Frame 1 (no input): blank canvas, image omitted
Frame 60 (no input): blank canvas, image omitted
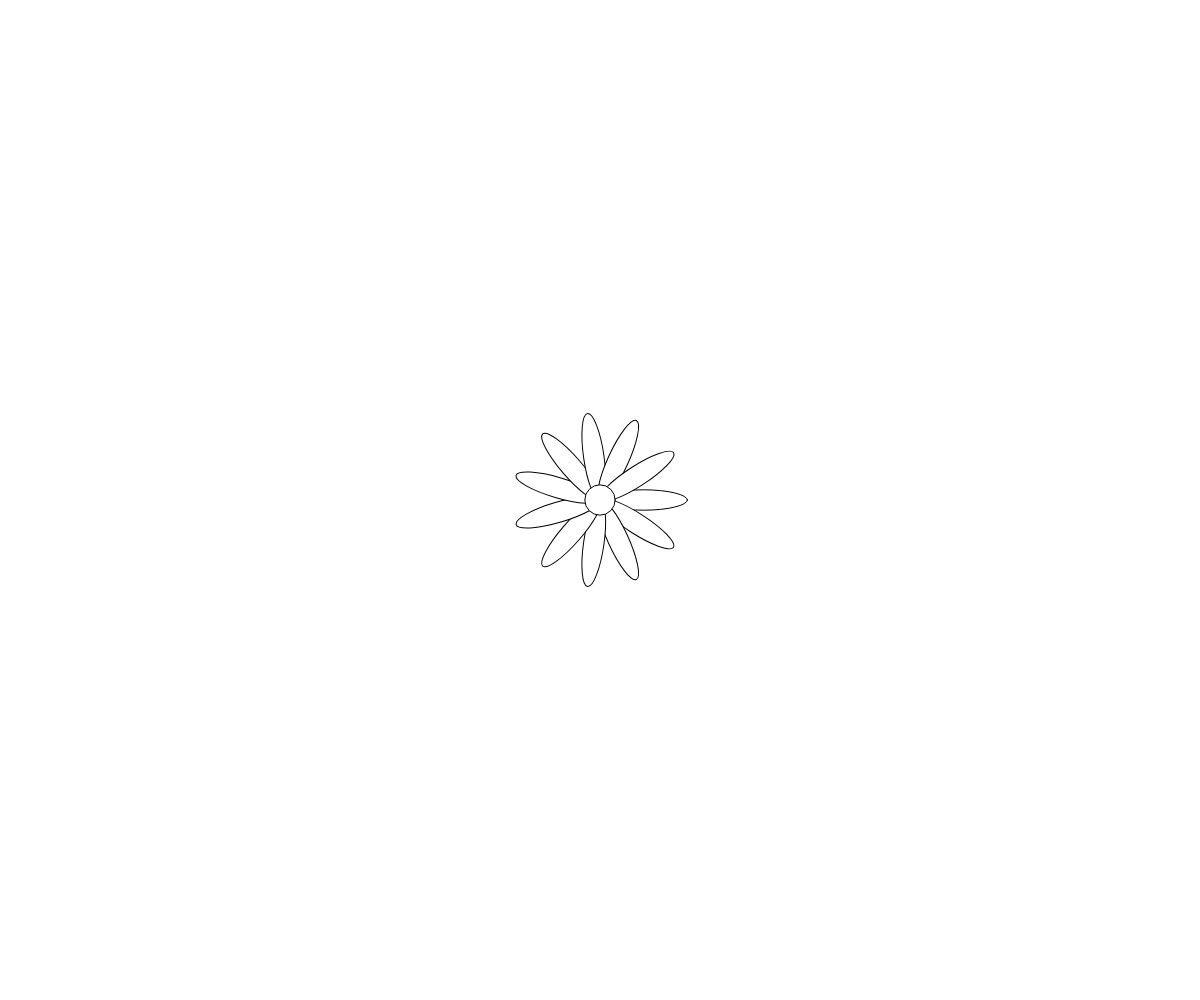
Frame 120 (the mouse pressed at the canvas centre since frame 60)

The p5.js sketch whose frames 1 and 60 were blank and that drew this single picture after the mouse press (run headless with seeded random() and noise() and a simulated clock; from frame 60 on, the mouse is pressed at the canvas centre):

// p5.js sketch
// ── sketch.js


class Flower{

  constructor(){
   this.xLoc = mouseX;
   this.yLoc = mouseY;
   this.numPetals = floor(random(3,15));
   this.centerDiameter = random(20,70);
   this.pL = random(50,100);
   this.pW = random(10,40);
  }

  drawFlower(){
  push()
  translate(this.xLoc,this.yLoc)

  for(let i = 0; i< this.numPetals; i++){
    ellipse(this.pL/2,0,this.pL,this.pW)
    rotate(360/this.numPetals)
  }
  ellipse(0,0, this.centerDiameter);
  pop()
  }
}

let f 

function setup(){

  createCanvas(windowWidth, windowHeight);
  background(255)
  angleMode(DEGREES);

}

function draw(){
 
  background(255)
  if(f){
      f.drawFlower();
  }
 
}



function mousePressed(){
 
  f = new Flower()
  
}
